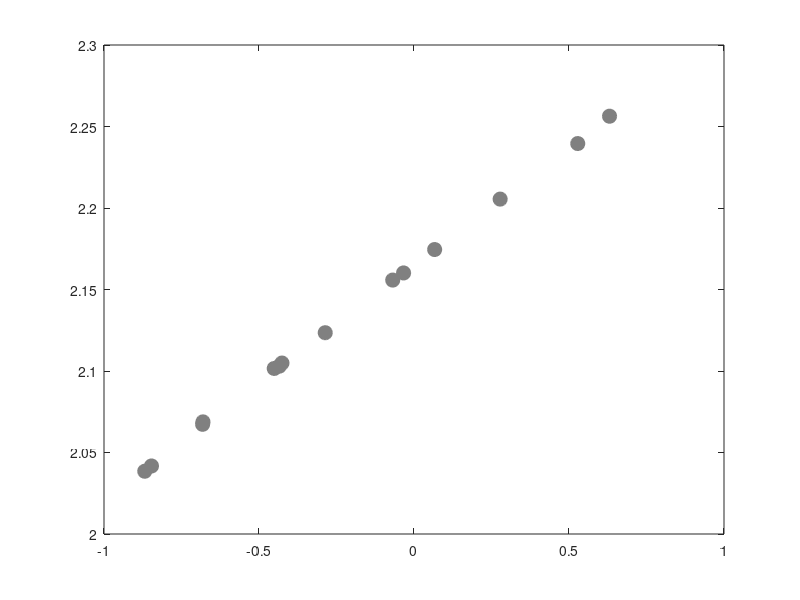

This chart was generated by the following MATLAB code: (Note: this script raises an error after producing the figure.)
%% Import and Combine different data sets
clear all; clc;

nDim = 7;
% FFR 25, 35, and 40 only have 14 samples (rest of values are zeros)
% FFR 30 has 50 samples
% FFR 35 has 14 samples and the min & max active variable samples
nSamples = 50;

X_all    = zeros(nDim,nSamples);
Xhat_all = X_all;

% import intitial 14 samples
load first14_samples.mat X_l X_u X Xhat

X_all(:,1:14)    = X;
Xhat_all(:,1:14) = Xhat;

clear X Xhat

% import next 36 samples
load second36_samples.mat X Xhat

X_all(:,15:50)    = X;
Xhat_all(:,15:50) = Xhat;

clear X Xhat
X = X_all;
Xhat = Xhat_all;
clear X_all Xhat_all

load result_data.mat

%% Active Subspace Post Processing

% to match Paul's ordering of input variables
% our data:    Ptot Htot  AoA      turbI length_t t_ramp t_cowl
% Paul's data: AoA  turbI length_t Ptot  Htot     t_cowl t_ramp
indexed = [3, 4, 5, 1, 2, 7, 6];

FFR = 25;
metric = 'EP';

switch FFR
    case 25
        M = 14;
        
        switch metric
            case 'EP'
                QoI = EP_25;
            case 'SV'
                QoI = 100*ones(size(SV_25)) - SV_25;
            otherwise
                disp('unrecognized metric');
        end
        
        EquivRatio = ER_25;
        
    case 30
        M = 14;
        
        switch metric
            case 'EP'
                QoI = EP_30;
            case 'SV'
                QoI = 100*ones(size(SV_30)) - SV_30;
            otherwise
                disp('unrecognized metric');
        end
        
        EquivRatio = ER_30;

        
    case 35
        M = 14;
        
        switch metric
            case 'EP'
                QoI = EP_35;
            case 'SV'
                QoI = 100*ones(size(SV_35)) - SV_35;
            otherwise
                disp('unrecognized metric');
        end
        
        EquivRatio = ER_35;
        
    case 40
        M = 14;
        
        switch metric
            case 'EP'
                QoI = EP_40;
            case 'SV'
                QoI = 100*ones(size(SV_40)) - SV_40;
            otherwise
                disp('unrecognized metric');
        end
        
        EquivRatio = ER_40;
        
    otherwise
        disp('unrecognized FFR');
end

% compute weights (hard code that min/max generated from first 14 samples)
uhat = [ones(14,1) Xhat(:,1:14)'] \ QoI(1:14);
w = uhat(2:nDim+1) / norm(uhat(2:nDim+1));

disp(sprintf('FFR%d weights:',FFR));
disp(sprintf('AoA \t\t%f\nturbI \t\t%f\nlength_t \t%f\nPtot \t\t%f\nHtot \t\t%f\nt_cowl \t\t%f\nt_ramp \t\t%f',w(indexed)));

% compute min/max range values
A = [];
b = [];
Aeq = [];
beq = [];
lb = -1 * ones(nDim,1);
ub = 1* ones(nDim,1);
x0 = zeros(nDim,1);

x_min = fmincon(@(x) (w' * x),x0,A,b,Aeq,beq,lb,ub);
x_max = fmincon(@(x) -1*(w' * x),x0,A,b,Aeq,beq,lb,ub);
if (FFR == 30)
    Xhat_min = x_min;
    Xhat_max = x_max;
    X_min = 0.5 * ((X_u - X_l) .* x_min + (X_u + X_l));
    X_max = 0.5 * ((X_u - X_l) .* x_max + (X_u + X_l));
elseif (FFR == 35)
    Xhat_min = x_min;
    Xhat_max = x_max;
    X_min = 0.5 * ((X_u - X_l) .* x_min + (X_u + X_l));
    X_max = 0.5 * ((X_u - X_l) .* x_max + (X_u + X_l));
end
disp('Max active variable datum (Paul''s variable ordering)');
disp(sprintf('AoA \t\t%f\nturbI \t\t%f\nlength_t \t%f\nPtot \t\t%f\nHtot \t\t%f\nt_cowl \t\t%f\nt_ramp \t\t%f',x_max(indexed)));


% build SSPlot
figure(1)
plot(Xhat(:,1:M)' * w, QoI(1:M), 'o',...
    'MarkerSize', 10,...
    'LineWidth', 1,...
    'MarkerEdgeColor', [0.5, 0.5, 0.5],...
    'MarkerFaceColor', [0.5, 0.5, 0.5]);
if (FFR == 30)
   hold on
       plot([Xhat_min,Xhat_max]' * w, QoI(51:52), 'o',...
        'MarkerSize', 10,...
        'LineWidth', 1,...
        'MarkerEdgeColor', [0.9, 0.5, 0.5],...
        'MarkerFaceColor', [0.9, 0.5, 0.5]);
   hold off
elseif (FFR == 35)
   hold on
       plot([Xhat_min,Xhat_max]' * w, QoI(15:16), 'o',...
        'MarkerSize', 10,...
        'LineWidth', 1,...
        'MarkerEdgeColor', [0.9, 0.5, 0.5],...
        'MarkerFaceColor', [0.9, 0.5, 0.5]);
   hold off
end
ax = gca;
ax.FontSize = 18;
ax.FontName = 'Times New Roman';
ax.Box = 'off';
ax.TickDir = 'out';

figure(2)
plot(Xhat(:,1:M)' * w, EquivRatio(1:M), 'o',...
    'MarkerSize', 10,...
    'LineWidth', 1,...
    'MarkerEdgeColor', [0.5, 0.5, 0.5],...
    'MarkerFaceColor', [0.5, 0.5, 0.5]);
ax = gca;
ax.FontSize = 18;
ax.FontName = 'Times New Roman';
ax.Box = 'off';
ax.TickDir = 'out';

%% Min/Max AS samples

if (0)
    % compute min/max range values
    A = [];
    b = [];
    Aeq = [];
    beq = [];
    lb = -1 * ones(nDim,1);
    ub = 1* ones(nDim,1);
    x0 = zeros(nDim,1);

    x_min = fmincon(@(x) (w' * x),x0,A,b,Aeq,beq,lb,ub);
    av_min = x_min' * w;
    disp(sprintf('Min active variable datum: %f',av_min));
    disp(sprintf('Ptot \t\t%d\nHtot \t\t%d\nAoA \t\t%d\nturbI \t\t%d\nlength_t \t%d\nt_ramp \t\t%d\nt_cowl \t\t%d',round(x_min)));


    x_max = fmincon(@(x) -1*(w' * x),x0,A,b,Aeq,beq,lb,ub);
    av_max = x_max' * w;
    disp(sprintf('Max active variable datum: %f',av_max));
    disp(sprintf('Ptot \t\t%d\nHtot \t\t%d\nAoA \t\t%d\nturbI \t\t%d\nlength_t \t%d\nt_ramp \t\t%d\nt_cowl \t\t%d',round(x_max)));

    % 25 max 1.975614 [1 -1 1 1 1 1 -1]
    % 30 max 1.995537 [1 -1 1 1 -1 1 1]
    % 35 max 1.993194 [1 -1 1 1 1 1 -1]
    % 40 max 1.773432 [-1 -1 1 1 -1 1 1]

    %% Compute BCs for 2D min/max sims
    X = 0.5 * ((X_u - X_l) .* x_min + (X_u + X_l));
    X_min = X;
    Xhat_min = x_min;
    % fluid properties:
    gamma = 1.4;
    R = 287;

    Pstat = X(1,:) * 1e6 * 1.16e-4;

    Ttot = X(2,:) * 1e6 * 6.8718e-4 + 508.136;
    Tstat = Ttot * 0.0978;

    rho_stat = Pstat./(R * Tstat);

    AoA = -X(3,:);

    Umag = 1.332 * sqrt(X(2,:) * 1e6);
    Ux = cosd(AoA) .* Umag;
    Uy = sind(AoA) .* Umag;

    sos = sqrt(gamma * R * Tstat);
    Mach = Umag ./ sos;

    k = 1.5 * (Umag .* X(4,:)).^2;

    omega = sqrt(k) ./ ((0.09^0.25) * X(5,:));

    t_ramp = X(6,:);
    t_cowl = X(7,:) + 0.291;

    disp(' ');
    disp('Min parameters');
    disp('--------------');
    disp(sprintf('Mach : %f',Mach));
    disp(sprintf('AoA  : %f',AoA));
    disp(sprintf('Pstat: %f',Pstat));
    disp(sprintf('Tstat: %f',Tstat));
    disp(sprintf('rho  : %f',rho_stat));
    disp(sprintf('Ux   : %f',Ux));
    disp(sprintf('Uy   : %f',Uy));
    disp(sprintf('k    : %f',k));
    disp(sprintf('omega: %f',omega));
    disp(sprintf('t_cwl: %f',t_cowl));
    disp(sprintf('t_rmp: %f',t_ramp));

    X = 0.5 * ((X_u - X_l) .* x_max + (X_u + X_l));
    X_max = X;
    Xhat_max = x_max;
    
    % fluid properties:
    gamma = 1.4;
    R = 287;

    Pstat = X(1,:) * 1e6 * 1.16e-4;

    Ttot = X(2,:) * 1e6 * 6.8718e-4 + 508.136;
    Tstat = Ttot * 0.0978;

    rho_stat = Pstat./(R * Tstat);

    AoA = -X(3,:);

    Umag = 1.332 * sqrt(X(2,:) * 1e6);
    Ux = cosd(AoA) .* Umag;
    Uy = sind(AoA) .* Umag;

    sos = sqrt(gamma * R * Tstat);
    Mach = Umag ./ sos;

    k = 1.5 * (Umag .* X(4,:)).^2;

    omega = sqrt(k) ./ ((0.09^0.25) * X(5,:));

    t_ramp = X(6,:);
    t_cowl = X(7,:) + 0.291;
    disp(' ');
    disp('Max parameters');
    disp('--------------');
    disp(sprintf('Mach : %f',Mach));
    disp(sprintf('AoA  : %f',AoA));
    disp(sprintf('Pstat: %f',Pstat));
    disp(sprintf('Tstat: %f',Tstat));
    disp(sprintf('rho  : %f',rho_stat));
    disp(sprintf('Ux   : %f',Ux));
    disp(sprintf('Uy   : %f',Uy));
    disp(sprintf('k    : %f',k));
    disp(sprintf('omega: %f',omega));
    disp(sprintf('t_cwl: %f',t_cowl));
    disp(sprintf('t_rmp: %f',t_ramp));
end